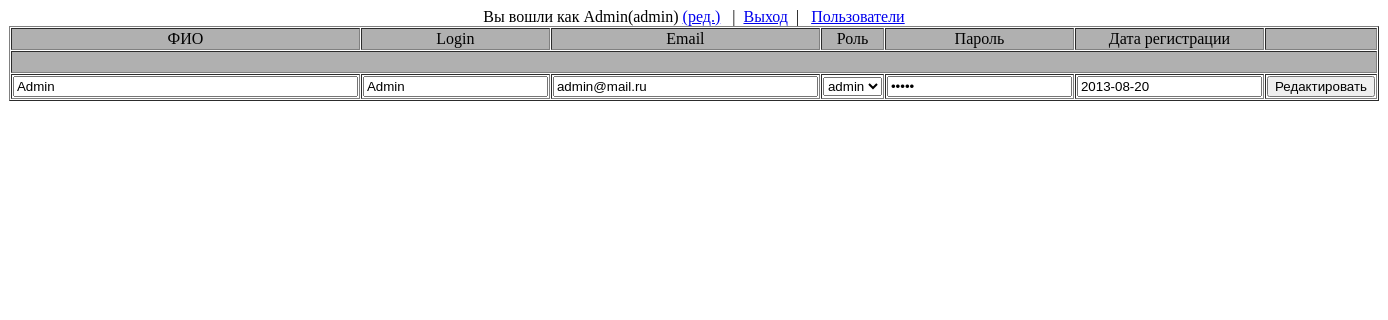
Page /index.php?editUser=Admin (signed in) on the committed database.
### tables this page shows
CREATE TABLE `users` (
  `name` varchar(100) NOT NULL,
  `login` varchar(30) NOT NULL,
  `email` varchar(30) NOT NULL,
  `role` varchar(5) NOT NULL,
  `password` varchar(30) NOT NULL,
  `dateCreated` date NOT NULL
);

### script/userInfo.php (the view, shortened to what this page needs)
<?php
require_once("connection.php");
$query = mysqli_query($connect, "SELECT * FROM users WHERE login='{$_GET['editUser']}'");
$user = mysqli_fetch_array($query);
$sel=($user['role']=='admin')?'user':'admin';
$userInformation = "<tr>
					<form method='POST' id='editUser' action='script/edit.php'>
					<td><input name='u_name' size='40' type='text' value='".$user['name']."'></td>
					<td><input name='u_login' size='20' type='text' value='".$user['login']."'></td>
					<td><input name='u_email' size='30' type='email' value='".$user['email']."'></td>
					<td><select name='u_role'>
						<option selected value='".$user['role']."'>".$user['role']."</option>
						<option value='".$sel."'>".$sel."</option>
					</select></td>
					<td><input name='u_password' size='20' type='password' value='".$user['password']."'></td>
					<td><input name='u_dateCreated' size='20'  value='".$user['dateCreated']."'></td>
					<td><input type='submit' value='Редактировать'></td>
					</form>
					</tr> ";
echo $userInformation;
?>

### rows in the picture
users: u_name "Admin", u_login "Admin", u_email "admin@mail.ru", u_role "admin", u_dateCreated "2013-08-20"

### other values in the picture
$_SESSION['login'] "Admin"
$_SESSION['role'] "admin"
